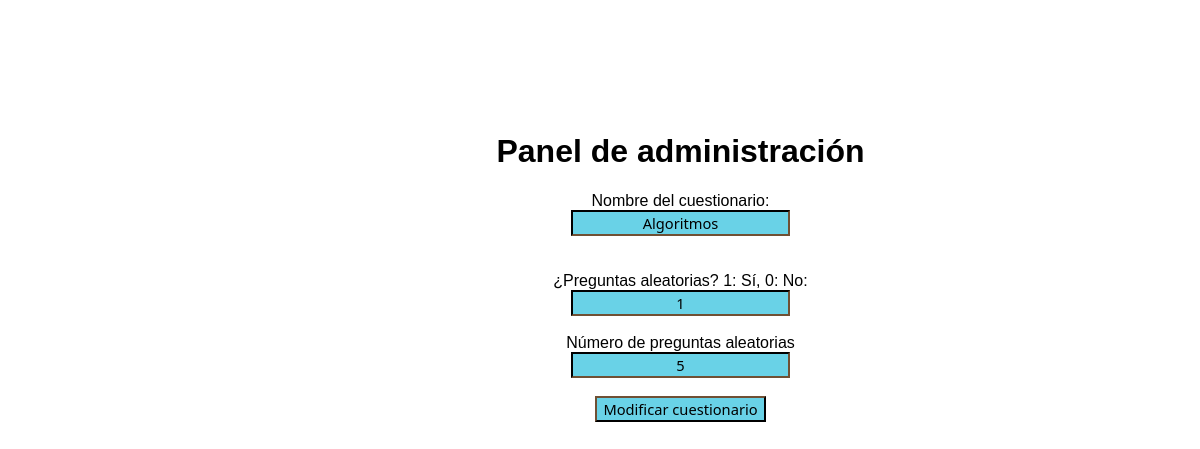
The page /modificar_cuestionario.php?id_cuestionario=1 (signed in) on the database its author committed.
### tables this page shows
CREATE TABLE IF NOT EXISTS `cuestionarios` (
  `id` int(11) NOT NULL AUTO_INCREMENT,
  `nombre` text,
  `aleatorio` tinyint(4) NOT NULL DEFAULT '0',
  `preguntas_aleatorias` tinyint(4) NOT NULL DEFAULT '0',
  `preguntas_aleatorias_restantes` tinyint(4) NOT NULL DEFAULT '0',
  PRIMARY KEY (`id`)
);

### modificar_cuestionario.php (the view, shortened to what this page needs)
<!doctype html>
<html>
<head>
<link rel="stylesheet" href="estilo.css">
</head>
<body bgcolor="#99B3FF">
<table width="993" border="0" cellspacing="0" cellpadding="0">
  <tbody>
    <tr>
      <td width="975" height="104">
      </td>
    </tr>
    <tr>
      <td height="313" align="center" valign="top"><h1>Panel de administración</h1>
 <?php
    if (empty($_SESSION['id']))
	{
        header("Location: admin.php");
	}
	else
	{
		  $sql1 = mysql_query("SELECT nombre, aleatorio, preguntas_aleatorias FROM cuestionarios WHERE id = '".$_GET['id_cuestionario']."'");
		  $check_id_cuestionario = mysql_fetch_array($sql1);
	?>
       <form action="comprobar_modificar_cuestionario.php" method="post">
       <label>Nombre del cuestionario:</label><br>
       <input type="text" name="nombre_del_cuestionario" value="<?=$check_id_cuestionario[0]?>" /><br><br><br>
       <label>¿Preguntas aleatorias? 1: Sí, 0: No:</label><br>
       <input type="text" name="aleatorias" value="<?=$check_id_cuestionario[1]?>" /><br><br>
       <label>Número de preguntas aleatorias</label><br>
       <input type="text" name="preguntas_aleatorias" value="<?=$check_id_cuestionario[2]?>" /><br><br>
       <input type="submit" name="enviar" value="Modificar cuestionario" />
       </form>
    <?php
	}
	?>
    </tr>
    <tr>
      <td height="152"></td>
    </tr>
  </tbody>
</table>
</body>
</html>

### estilo.css (style rules this page uses)
body { padding-left: 11em; font-family:Arial, Helvetica, sans-serif; text-color: black; background-color: white }
h1 { font-family:Arial, Helvetica, sans-serif text-align: center; }
input { background:#ADD7F4; transition-property: background; transition-duration: 0.3s; transition-timing-function: ease; transition-delay: 0; border-color: #1C140D; border-width: 2; background-radius: 0; background-color: #69D2E7; font-family: "Segoe UI", Helvetica, Arial, sans-serif; font-size: 11pt; text-fill: #1C140D; text-align:center; }
table { alignment-adjust: auto; alignment-baseline: central; text-align: center; }

### rows shown on the page
cuestionarios: nombre_del_cuestionario "Algoritmos", aleatorias "1", preguntas_aleatorias "5"
